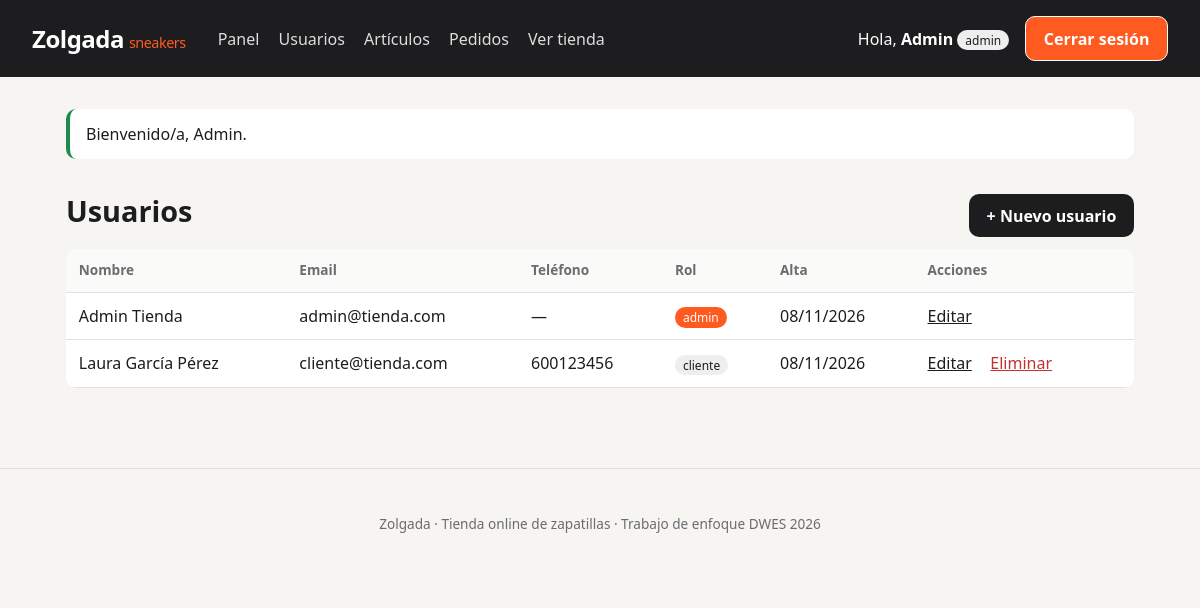
The app's page /admin/usuarios.php (signed in) with its own data.
### tables this page shows
CREATE TABLE usuarios (
    id          INT UNSIGNED AUTO_INCREMENT PRIMARY KEY,
    nombre      VARCHAR(50)  NOT NULL,
    apellidos   VARCHAR(100) NOT NULL,
    email       VARCHAR(120) NOT NULL UNIQUE,            
    password    VARCHAR(255) NOT NULL,                   
    telefono    VARCHAR(15)  NULL,                       
    direccion   VARCHAR(200) NULL,                       
    rol         ENUM('admin','cliente') NOT NULL DEFAULT 'cliente',
    fecha_alta  DATETIME NOT NULL DEFAULT CURRENT_TIMESTAMP
);

### negocio/sesion.php (called while the page is built, shortened)
<?php
function usuario_actual(): ?array
{
    return $_SESSION['usuario'] ?? null;
}
function es_admin(): bool
{
    return (usuario_actual()['rol'] ?? '') === 'admin';
}
function sacar_mensaje(): ?array
{
    $m = $_SESSION['mensaje'] ?? null;
    return $m;
}
function e(?string $texto): string
{
    return htmlspecialchars($texto ?? '', ENT_QUOTES, 'UTF-8');
}

### datos/conexion.php (called while the page is built, shortened)
<?php
function conectar(): mysqli
{
    static $conexion = null;
    if ($conexion === null) {
        $conexion = mysqli_connect(BD_HOST, BD_USUARIO, BD_PASSWORD, BD_NOMBRE);
        mysqli_set_charset($conexion, 'utf8mb4');
    }
    return $conexion;
}
function ejecutar(string $sql, string $tipos = '', array $params = []): mysqli_stmt
{
    $sentencia = mysqli_prepare(conectar(), $sql);
    mysqli_stmt_execute($sentencia);
    return $sentencia;
}
function obtener_filas(string $sql, string $tipos = '', array $params = []): array
{
    $resultado = mysqli_stmt_get_result(ejecutar($sql, $tipos, $params));
    return mysqli_fetch_all($resultado, MYSQLI_ASSOC);
}

### datos/usuarios_dao.php (called while the page is built, shortened)
<?php
require_once __DIR__ . '/conexion.php';
function usuario_listar(): array
{
    return obtener_filas('SELECT id, nombre, apellidos, email, telefono, rol, fecha_alta
                          FROM usuarios ORDER BY rol, apellidos');
}

### admin/usuarios.php (the view, shortened to what this page needs)
<?php
require_once __DIR__ . '/../negocio/sesion.php';
require_once __DIR__ . '/../datos/usuarios_dao.php';
$usuarios = usuario_listar();
require __DIR__ . '/../vistas/cabecera.php';
?>
<div class="titulo-con-boton">
    <h1>Usuarios</h1>
    <a class="boton" href="usuario_form.php">+ Nuevo usuario</a>
</div>
<table class="tabla">
    <thead>
        <tr><th>Nombre</th><th>Email</th><th>Teléfono</th><th>Rol</th><th>Alta</th><th>Acciones</th></tr>
    </thead>
    <tbody>
    <?php foreach ($usuarios as $u): ?>
        <tr>
            <td><?= e($u['nombre'] . ' ' . $u['apellidos']) ?></td>
            <td><?= e($u['email']) ?></td>
            <td><?= e($u['telefono'] ?? '—') ?></td>
            <td><span class="etiqueta etiqueta-<?= e($u['rol']) ?>"><?= e($u['rol']) ?></span></td>
            <td><?= date('d/m/Y', strtotime($u['fecha_alta'])) ?></td>
            <td class="celda-acciones">
                <a href="usuario_form.php?id=<?= $u['id'] ?>">Editar</a>
                <?php if ($u['id'] != usuario_actual()['id']): ?>
                    <form method="post" action="usuarios.php" data-confirmar="¿Eliminar a <?= e($u['email']) ?>?">
                        <button class="boton-enlace peligro" type="submit">Eliminar</button>
                    </form>
                <?php endif; ?>
            </td>
        </tr>
    <?php endforeach; ?>
    </tbody>
</table>
<?php require __DIR__ . '/../vistas/pie.php'; ?>

### vistas/cabecera.php (shortened to what this page needs)
<?php
$usuario = usuario_actual();
$mensaje = sacar_mensaje();
?>
<!DOCTYPE html>
<html lang="es">
<head>
    <link rel="stylesheet" href="<?= URL_BASE ?>/assets/css/estilos.css?v=<?= filemtime(__DIR__ . '/../assets/css/estilos.css') ?>">
</head>
<body>
<header class="cabecera">
    <a class="logo" href="<?= URL_BASE ?>/index.php"><?= e(NOMBRE_TIENDA) ?><span>sneakers</span></a>
    <nav class="menu">
        <?php if (es_admin()): ?>
            <a href="<?= URL_BASE ?>/admin/index.php">Panel</a>
            <a href="<?= URL_BASE ?>/admin/usuarios.php">Usuarios</a>
            <a href="<?= URL_BASE ?>/admin/articulos.php">Artículos</a>
            <a href="<?= URL_BASE ?>/admin/pedidos.php">Pedidos</a>
            <a href="<?= URL_BASE ?>/index.php">Ver tienda</a>
        <?php endif; ?>
    </nav>
    <div class="sesion">
        <?php if ($usuario): ?>
            <span>Hola, <strong><?= e($usuario['nombre']) ?></strong>
                <?= $usuario['rol'] === 'admin' ? '<em class="etiqueta">admin</em>' : '' ?></span>
            <a class="boton boton-secundario" href="<?= URL_BASE ?>/logout.php">Cerrar sesión</a>
        <?php else: ?>
            <a href="<?= URL_BASE ?>/login.php">Iniciar sesión</a>
            <a class="boton" href="<?= URL_BASE ?>/registro.php">Registrarse</a>
        <?php endif; ?>
    </div>
</header>
<main class="contenido">
<?php if ($mensaje): ?>
    <div class="mensaje mensaje-<?= e($mensaje['tipo']) ?>"><?= e($mensaje['texto']) ?></div>
<?php endif; ?>

### assets/css/estilos.css (style rules this page uses)
:root { --fondo: #f6f5f2; --tarjeta: #ffffff; --texto: #1d1d1f; --suave: #6b6b70; --borde: #e3e1dc; --principal: #1d1d1f; --acento: #ff5a1f; --ok: #1f8a4c; --aviso: #b7791f; --error: #c53030; --radio: 10px; }
* { box-sizing: border-box; }
body { margin: 0; font-family: system-ui, -apple-system, "Segoe UI", Roboto, sans-serif; background: var(--fondo); color: var(--texto); line-height: 1.5; }
a { color: inherit; }
h1 { font-size: 1.8rem; margin: .2em 0 .6em; }
.cabecera { display: flex; flex-wrap: wrap; align-items: center; gap: 1rem 2rem; padding: 1rem 2rem; background: var(--principal); color: #fff; }
.logo { font-size: 1.5rem; font-weight: 800; text-decoration: none; letter-spacing: -.02em; }
.logo span { color: var(--acento); font-weight: 400; font-size: .9rem; margin-left: .3rem; }
.menu { display: flex; gap: 1.2rem; flex: 1; flex-wrap: wrap; }
.menu a { text-decoration: none; opacity: .85; }
.sesion { display: flex; align-items: center; gap: 1rem; }
.contenido { max-width: 1100px; margin: 0 auto; padding: 2rem 1rem 4rem; }
.boton { display: inline-block; padding: .6rem 1.1rem; border: 0; border-radius: var(--radio); background: var(--principal); color: #fff; font: inherit; font-weight: 600; text-decoration: none; cursor: pointer; }
.cabecera .boton { background: var(--acento); }
.boton-secundario { background: transparent; color: inherit; border: 1px solid currentColor; }
.boton-enlace { background: none; border: 0; padding: 0; font: inherit; text-decoration: underline; cursor: pointer; color: inherit; }
.peligro { color: var(--error); }
.mensaje { padding: .8rem 1rem; border-radius: var(--radio); margin-bottom: 1.5rem; border-left: 4px solid; background: #fff; }
.mensaje-ok { border-color: var(--ok); }
.tabla { width: 100%; border-collapse: collapse; background: #fff; border-radius: var(--radio); overflow: hidden; margin-bottom: 1rem; }
.tabla th, .tabla td { padding: .7rem .8rem; text-align: left; border-bottom: 1px solid var(--borde); vertical-align: middle; }
.tabla th { background: #fafaf8; font-size: .85rem; color: var(--suave); }
.celda-acciones { white-space: nowrap; }
.celda-acciones a, .celda-acciones form { display: inline-block; margin-right: .9rem; }
.etiqueta { font-style: normal; font-size: .75rem; padding: .1rem .5rem; border-radius: 1rem; background: #eee; color: var(--texto); }
.etiqueta-admin { background: var(--acento); color: #fff; }
.titulo-con-boton { display: flex; justify-content: space-between; align-items: center; }

### records on screen
usuarios: nombre "Admin", nombre+apellidos "Admin Tienda", email "admin@tienda.com", telefono "—", rol "admin", fecha_alta "08/11/2026"
usuarios: nombre+apellidos "Laura García Pérez", email "cliente@tienda.com", telefono "600123456", rol "cliente", fecha_alta "08/11/2026"

### other values on screen
NOMBRE_TIENDA "Zolgada"
$mensaje['texto'] "Bienvenido/a, Admin."
